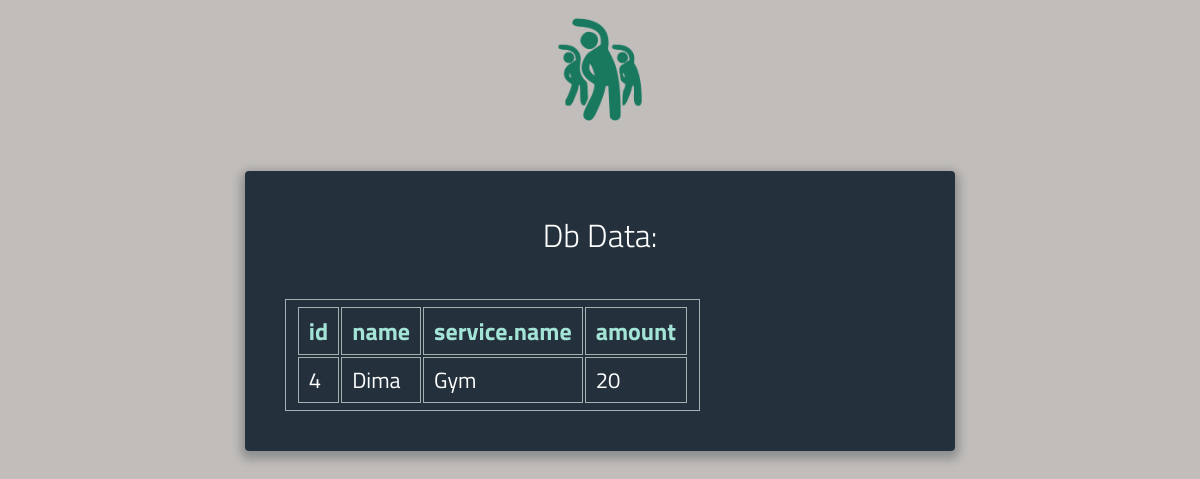
Page /user/checkout (signed in) on the committed database.
### db_model.py (models this page shows)
class ServicesBalance(Base):
    __tablename__ = 'services_balance'
    id = Column(Integer, primary_key=True, unique=True, autoincrement=True)
    user = Column(Integer, ForeignKey('user.id'), nullable=False)
    service = Column(Integer, ForeignKey('service.id'), nullable=False)
    amount = Column(Integer, default=0, nullable=False)

class User(Base):
    __tablename__ = 'user'
    id = Column(Integer, primary_key=True, unique=True, autoincrement=True)
    name = Column(String(50), nullable=False)
    login = Column(String(50), unique=True, nullable=False)
    password = Column(String(50), nullable=False)
    birth_date = Column(String(50), default='2000-01-01', nullable=False)
    phone = Column(String(50), nullable=False)
    funds = Column(Integer, default=0, nullable=False)
    email = Column(String(100), nullable=False)

class Service(Base):
    __tablename__ = 'service'
    id = Column(Integer, primary_key=True, unique=True, autoincrement=True, nullable=False)
    name = Column(String(50), nullable=False)
    duration = Column(Integer, default=0, nullable=False)
    description = Column(String(50), nullable=False)
    price = Column(Integer, default=0, nullable=False)
    fitness_center = Column(Integer, ForeignKey('fitness_center.id'), nullable=False)
    max_attendees = Column(Integer, default=1, nullable=False)

### app.py (the view)
@app.route('/user/checkout', methods=['GET', 'POST'])
@auth
def user_checkout():
    if request.method == 'GET':
        db = Db()
        columns = (db_model.User.id, db_model.User.name,
                   db_model.Service.name.label('service.name'),
                   db_model.ServicesBalance.amount)
        data = (db.session.query(*columns).join(db_model.User).join(db_model.Service)).filter(
            db_model.User.id == session.get('user_id')).all()
        return render_template('db_data_multiple.html', result=convert_db_query_data(data))
    if request.method == 'POST':
        return 'user_checkout_endpoint'

### app.py (called while the page is built)
def auth(func):
    @wraps(func)
    def wrapper(*args, **kwargs):
        if session.get('user_id') is None:
            return redirect('/login')
        return func(*args, **kwargs)
    return wrapper

def convert_db_query_data(query_data):
    if query_data is None:
        return {}
    elif type(query_data) is list:
        return [el._asdict() for el in query_data]
    return query_data._asdict()

### db_orm.py (called while the page is built)
    def _init_db(self):
        Base.query = self.session.query_property()
        Base.metadata.create_all(bind=self.engine)

### templates/db_data_multiple.html (shortened to what this page needs)
{% extends "base.html" %}
{% block content %}
<div id="data">
          <h1>Db Data:</h1>
          {% if result %}
          <table>
              <tr>
              {% for key in result[0].keys() %}
              <th> {{ key }} </th>
              {% endfor %}
              </tr>
              {% for curr_result in result %}
              <tr>
              {% for value in curr_result.values() %}
              <td> {{ value }} </td>
              {% endfor %}
              </tr>
              {% endfor %}
         </table>
        {% endif %}
        </div>
{% endblock %}

### rows in the picture
ServicesBalance: values "4" "20"
User: name "Dima"
Service: name "Gym"

### other values in the picture
{{ key }} "id" "name" "service.name" "amount"
